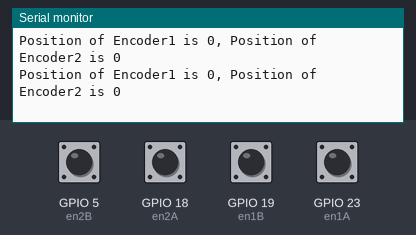
Bench run of a sketch on a simulated ESP32. Shown: the last lines printed to the serial monitor. Inputs (shaded band) come from the test bench; at power-on: GPIO 5 (en2B), GPIO 18 (en2A), GPIO 19 (en1B), GPIO 23 (en1A) HIGH.

Above: at 1.2 s.
1.3 s: GPIO 18 (en2A) pulled LOW for 0.15 s
At 1.47 s:
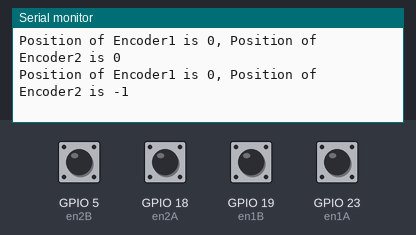
2.9 s: GPIO 23 (en1A) pulled LOW for 0.15 s
At 3.09 s:
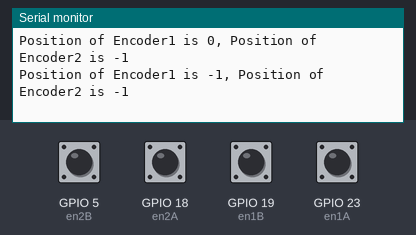
4.5 s: GPIO 18 (en2A) pulled LOW for 1 s
At 5.55 s:
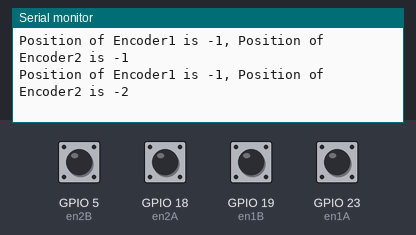
7.0 s: GPIO 23 (en1A) pulled LOW for 1 s
At 8.02 s:
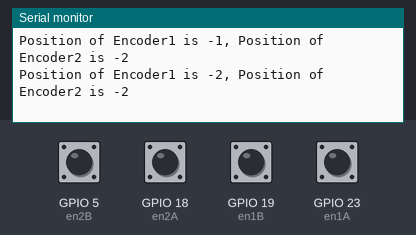
Timing chart, 0 to 10.0 s (numbered marks = the images above; inputs shaded):
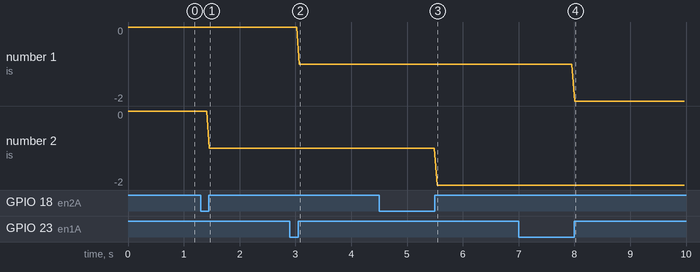

The sketch:

multipleEncoderRead.ino
```cpp
/*This code isn't tested yet*/
/* Using incremental optical encoder of Omron with 1000 pulse/rev with open collector output */

//define the used encoder/s
#define encoder1
#define encoder2

#ifdef encoder1
  #define en1A 23
  #define en1B 19
#endif

#ifdef encoder2
  #define en2A 18
  #define en2B 5
#endif

volatile int32_t pos1 = 0;
volatile int32_t pos2 = 0;


void IRAM_ATTR readEncoder1(){
if(digitalRead(en1B) == LOW) pos1++;
else pos1--;
}


void IRAM_ATTR readEncoder2(){
if(digitalRead(en2B) == LOW) pos2++;
else pos2--;
}

void setup() {
  // put your setup code here, to run once:
#ifdef encoder1
  pinMode(en1A, INPUT_PULLUP);
  pinMode(en1B, INPUT_PULLUP);
  attachInterrupt(en1A, readEncoder1, RISING);
#endif

#ifdef encoder2
  pinMode(en2A, INPUT_PULLUP);
  pinMode(en2B, INPUT_PULLUP);
  attachInterrupt(en2A, readEncoder2, RISING);
#endif

Serial.begin(115200);
while(!Serial){}

}

void loop() {
  // put your main code here, to run repeatedly:
Serial.print("Position of Encoder1 is ");
Serial.print(pos1);

Serial.print(", Position of Encoder2 is ");
Serial.println(pos2);

delay(50);   //so you can read the serial monitor
}
```

Measured:
- after the input at 1.3 s, the serial monitor: prints a new line after 0.16 s (image 1)
- after the input at 2.9 s, the serial monitor: prints a new line after 0.17 s (image 2)
- after the input at 4.5 s, the serial monitor: prints a new line after 1.0 s (image 3)
- after the input at 7.0 s, the serial monitor: prints a new line after 1.0 s (image 4)
- plotted number 2: 0 → -1 after the input at 1.3 s, -1 → -2 after the input at 4.5 s
